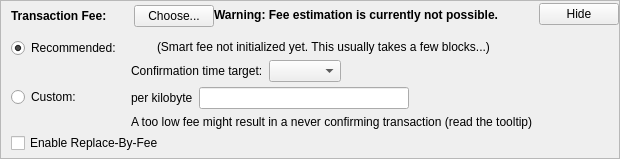
    <widget class="QFrame" name="frameFee">
     <property name="sizePolicy">
      <sizepolicy hsizetype="Expanding" vsizetype="Expanding">
       <horstretch>0</horstretch>
       <verstretch>0</verstretch>
      </sizepolicy>
     </property>
     <property name="maximumSize">
      <size>
       <width>16777215</width>
       <height>16777215</height>
      </size>
     </property>
     <property name="frameShape">
      <enum>QFrame::StyledPanel</enum>
     </property>
     <property name="frameShadow">
      <enum>QFrame::Sunken</enum>
     </property>
     <layout class="QVBoxLayout" name="verticalLayoutFee1">
      <property name="spacing">
       <number>0</number>
      </property>
      <property name="leftMargin">
       <number>0</number>
      </property>
      <property name="topMargin">
       <number>0</number>
      </property>
      <property name="rightMargin">
       <number>0</number>
      </property>
      <property name="bottomMargin">
       <number>0</number>
      </property>
      <item>
       <layout class="QVBoxLayout" name="verticalLayoutFee2" stretch="0,0,0">
        <property name="spacing">
         <number>0</number>
        </property>
        <property name="leftMargin">
         <number>10</number>
        </property>
        <property name="topMargin">
         <number>0</number>
        </property>
        <item>
         <layout class="QHBoxLayout" name="horizontalLayoutFee1">
          <property name="bottomMargin">
           <number>0</number>
          </property>
          <item>
           <layout class="QVBoxLayout" name="verticalLayoutFee7">
            <property name="spacing">
             <number>0</number>
            </property>
            <item>
             <spacer name="verticalSpacerSmartFee">
              <property name="orientation">
               <enum>Qt::Vertical</enum>
              </property>
              <property name="sizeType">
               <enum>QSizePolicy::Fixed</enum>
              </property>
              <property name="sizeHint" stdset="0">
               <size>
                <width>1</width>
                <height>4</height>
               </size>
              </property>
             </spacer>
            </item>
            <item>
             <layout class="QHBoxLayout" name="horizontalLayoutSmartFee">
              <property name="spacing">
               <number>10</number>
              </property>
              <item>
               <widget class="QLabel" name="labelFeeHeadline">
                <property name="sizePolicy">
                 <sizepolicy hsizetype="Preferred" vsizetype="Maximum">
                  <horstretch>0</horstretch>
                  <verstretch>0</verstretch>
                 </sizepolicy>
                </property>
                <property name="font">
                 <font>
                  <weight>75</weight>
                  <bold>true</bold>
                 </font>
                </property>
                <property name="styleSheet">
                 <string notr="true">font-weight:bold;</string>
                </property>
                <property name="text">
                 <string>Transaction Fee:</string>
                </property>
               </widget>
              </item>
              <item>
               <widget class="QLabel" name="labelFeeMinimized">
                <property name="text">
                 <string/>
                </property>
               </widget>
              </item>
              <item>
               <widget class="QPushButton" name="buttonChooseFee">
                <property name="text">
                 <string>Choose...</string>
                </property>
               </widget>
              </item>
             </layout>
            </item>
            <item>
             <spacer name="verticalSpacer_5">
              <property name="orientation">
               <enum>Qt::Vertical</enum>
              </property>
              <property name="sizeHint" stdset="0">
               <size>
                <width>1</width>
                <height>1</height>
               </size>
              </property>
             </spacer>
            </item>
           </layout>
          </item>
          <item>
           <widget class="QLabel" name="fallbackFeeWarningLabel">
            <property name="font">
             <font>
              <weight>75</weight>
              <bold>true</bold>
             </font>
            </property>
            <property name="toolTip">
             <string>Using the fallbackfee can result in sending a transaction that will take several hours or days (or never) to confirm. Consider choosing your fee manually or wait until you have validated the complete chain.</string>
            </property>
            <property name="text">
             <string>Warning: Fee estimation is currently not possible.</string>
            </property>
            <property name="wordWrap">
             <bool>false</bool>
            </property>
           </widget>
          </item>
          <item>
           <spacer name="horizontalSpacer_4">
            <property name="orientation">
             <enum>Qt::Horizontal</enum>
            </property>
            <property name="sizeType">
             <enum>QSizePolicy::MinimumExpanding</enum>
            </property>
            <property name="sizeHint" stdset="0">
             <size>
              <width>40</width>
              <height>20</height>
             </size>
            </property>
           </spacer>
          </item>
          <item>
           <widget class="QPushButton" name="buttonMinimizeFee">
            <property name="toolTip">
             <string>collapse fee-settings</string>
            </property>
            <property name="text">
             <string>Hide</string>
            </property>
           </widget>
          </item>
         </layout>
        </item>
        <item>
         <widget class="QFrame" name="frameFeeSelection">
          <layout class="QVBoxLayout" name="verticalLayoutFee12">
           <property name="spacing">
            <number>0</number>
           </property>
           <property name="leftMargin">
            <number>0</number>
           </property>
           <property name="topMargin">
            <number>0</number>
           </property>
           <property name="rightMargin">
            <number>0</number>
           </property>
           <property name="bottomMargin">
            <number>0</number>
           </property>
           <item>
            <layout class="QGridLayout" name="gridLayoutFee">
             <property name="topMargin">
              <number>10</number>
             </property>
             <property name="bottomMargin">
              <number>4</number>
             </property>
             <property name="horizontalSpacing">
              <number>10</number>
             </property>
             <property name="verticalSpacing">
              <number>4</number>
             </property>
             <item row="1" column="1">
              <layout class="QVBoxLayout" name="verticalLayoutFee8">
               <property name="spacing">
                <number>6</number>
               </property>
               <item>
                <layout class="QHBoxLayout" name="horizontalLayoutFee13">
                 <item>
                  <widget class="QLabel" name="labelCustomPerKilobyte">
                   <property name="toolTip">
                    <string>Specify a custom fee per kB (1,000 bytes) of the transaction's virtual size.

Note:  Since the fee is calculated on a per-byte basis, a fee of &quot;100 satoshis per kB&quot; for a transaction size of 500 bytes (half of 1 kB) would ultimately yield a fee of only 50 satoshis.</string>
                   </property>
                   <property name="text">
                    <string>per kilobyte</string>
                   </property>
                  </widget>
                 </item>
                 <item>
                  <widget class="BitcoinAmountField" name="customFee"/>
                 </item>
                 <item>
                  <spacer name="horizontalSpacer_6">
                   <property name="orientation">
                    <enum>Qt::Horizontal</enum>
                   </property>
                   <property name="sizeHint" stdset="0">
                    <size>
                     <width>1</width>
                     <height>1</height>
                    </size>
                   </property>
                  </spacer>
                 </item>
                </layout>
               </item>
               <item>
                <layout class="QHBoxLayout" name="horizontalLayoutFee8">
                 <item>
                  <widget class="QLabel" name="labelCustomFeeWarning">
                   <property name="enabled">
                    <bool>true</bool>
                   </property>
                   <property name="toolTip">
                    <string>When there is less transaction volume than space in the blocks, miners as well as relaying nodes may enforce a minimum fee. Paying only this minimum fee is just fine, but be aware that this can result in a never confirming transaction once there is more demand for bitcoin transactions than the network can process.</string>
                   </property>
                   <property name="text">
                    <string>A too low fee might result in a never confirming transaction (read the tooltip)</string>
                   </property>
                  </widget>
                 </item>
                 <item>
                  <spacer name="horizontalSpacer_2">
                   <property name="orientation">
                    <enum>Qt::Horizontal</enum>
                   </property>
                   <property name="sizeHint" stdset="0">
                    <size>
                     <width>1</width>
                     <height>1</height>
                    </size>
                   </property>
                  </spacer>
                 </item>
                </layout>
               </item>
              </layout>
             </item>
             <item row="0" column="0">
              <layout class="QVBoxLayout" name="verticalLayoutFee4" stretch="0,1">
               <item>
                <widget class="QRadioButton" name="radioSmartFee">
                 <property name="text">
                  <string>Recommended:</string>
                 </property>
                 <property name="checked">
                  <bool>true</bool>
                 </property>
                 <attribute name="buttonGroup">
                  <string notr="true">groupFee</string>
                 </attribute>
                </widget>
               </item>
               <item>
                <spacer name="verticalSpacer_2">
                 <property name="orientation">
                  <enum>Qt::Vertical</enum>
                 </property>
                 <property name="sizeHint" stdset="0">
                  <size>
                   <width>1</width>
                   <height>1</height>
                  </size>
                 </property>
                </spacer>
               </item>
              </layout>
             </item>
             <item row="1" column="0">
              <layout class="QVBoxLayout" name="verticalLayoutFee9" stretch="0,1">
               <item>
                <widget class="QRadioButton" name="radioCustomFee">
                 <property name="text">
                  <string>Custom:</string>
                 </property>
                 <attribute name="buttonGroup">
                  <string notr="true">groupFee</string>
                 </attribute>
                </widget>
               </item>
               <item>
                <spacer name="verticalSpacer_6">
                 <property name="orientation">
                  <enum>Qt::Vertical</enum>
                 </property>
                 <property name="sizeHint" stdset="0">
                  <size>
                   <width>1</width>
                   <height>1</height>
                  </size>
                 </property>
                </spacer>
               </item>
              </layout>
             </item>
             <item row="0" column="1">
              <layout class="QVBoxLayout" name="verticalLayoutFee3" stretch="0,0,1">
               <property name="spacing">
                <number>6</number>
               </property>
               <property name="topMargin">
                <number>2</number>
               </property>
               <item>
                <layout class="QHBoxLayout" name="horizontalLayoutFee12">
                 <item>
                  <widget class="QLabel" name="labelSmartFee">
                   <property name="text">
                    <string/>
                   </property>
                  </widget>
                 </item>
                 <item>
                  <widget class="QLabel" name="labelFeeEstimation">
                   <property name="text">
                    <string/>
                   </property>
                  </widget>
                 </item>
                 <item>
                  <widget class="QLabel" name="labelSmartFee2">
                   <property name="text">
                    <string>(Smart fee not initialized yet. This usually takes a few blocks...)</string>
                   </property>
                  </widget>
                 </item>
                 <item>
                  <spacer name="horizontalSpacer_5">
                   <property name="orientation">
                    <enum>Qt::Horizontal</enum>
                   </property>
                   <property name="sizeHint" stdset="0">
                    <size>
                     <width>1</width>
                     <height>1</height>
                    </size>
                   </property>
                  </spacer>
                 </item>
                </layout>
               </item>
               <item>
                <layout class="QHBoxLayout" name="horizontalLayoutFee9">
                 <item>
                  <layout class="QVBoxLayout" name="verticalLayoutFee6">
                   <item>
                    <widget class="QLabel" name="labelSmartFee3">
                     <property name="text">
                      <string>Confirmation time target:</string>
                     </property>
                    </widget>
                   </item>
                  </layout>
                 </item>
                 <item>
                  <layout class="QVBoxLayout" name="verticalLayoutFee5">
                   <property name="rightMargin">
                    <number>30</number>
                   </property>
                   <item>
                    <layout class="QHBoxLayout" name="horizontalLayoutConfTarget">
                     <property name="bottomMargin">
                      <number>0</number>
                     </property>
                     <item>
                      <widget class="QComboBox" name="confTargetSelector"/>
                     </item>
                     <item>
                      <spacer name="horizontalSpacerConfTarget">
                       <property name="orientation">
                        <enum>Qt::Horizontal</enum>
                       </property>
                       <property name="sizeHint" stdset="0">
                        <size>
                         <width>40</width>
                         <height>20</height>
                        </size>
                       </property>
                      </spacer>
                     </item>
                    </layout>
                   </item>
                  </layout>
                 </item>
                </layout>
               </item>
               <item>
                <spacer name="verticalSpacer_4">
                 <property name="orientation">
                  <enum>Qt::Vertical</enum>
                 </property>
                 <property name="sizeHint" stdset="0">
                  <size>
                   <width>1</width>
                   <height>1</height>
                  </size>
                 </property>
                </spacer>
               </item>
              </layout>
             </item>
            </layout>
           </item>
           <item>
            <widget class="QCheckBox" name="optInRBF">
             <property name="toolTip">
              <string>With Replace-By-Fee (BIP-125) you can increase a transaction's fee after it is sent. Without this, a higher fee may be recommended to compensate for increased transaction delay risk.</string>
             </property>
             <property name="text">
              <string>Enable Replace-By-Fee</string>
             </property>
            </widget>
           </item>
          </layout>
         </widget>
        </item>
        <item>
         <spacer name="verticalSpacerFee">
          <property name="orientation">
           <enum>Qt::Vertical</enum>
          </property>
          <property name="sizeHint" stdset="0">
           <size>
            <width>40</width>
            <height>5</height>
           </size>
          </property>
         </spacer>
        </item>
       </layout>
      </item>
     </layout>
    </widget>
